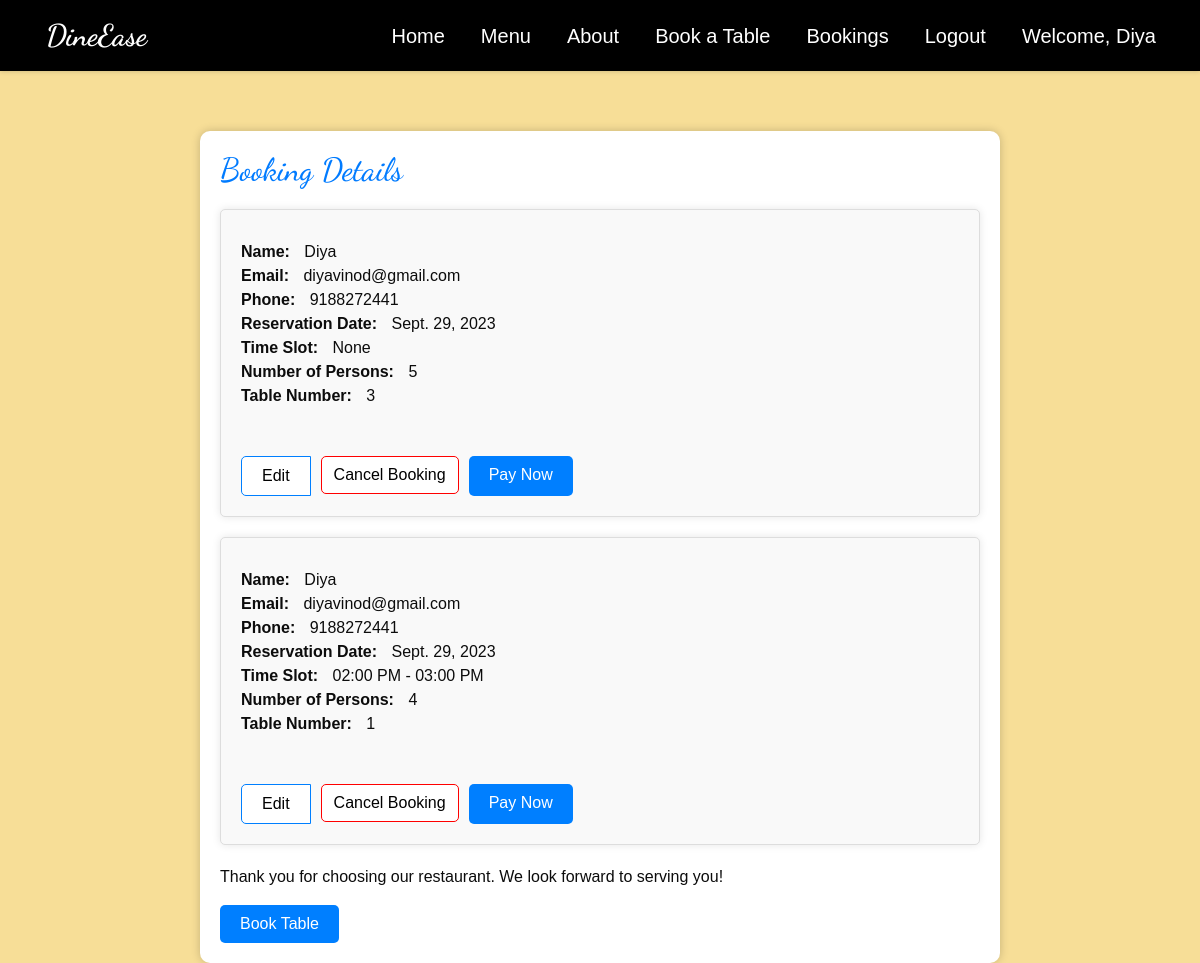
Page /booking_confirm/ (signed in) on the earlier database version.
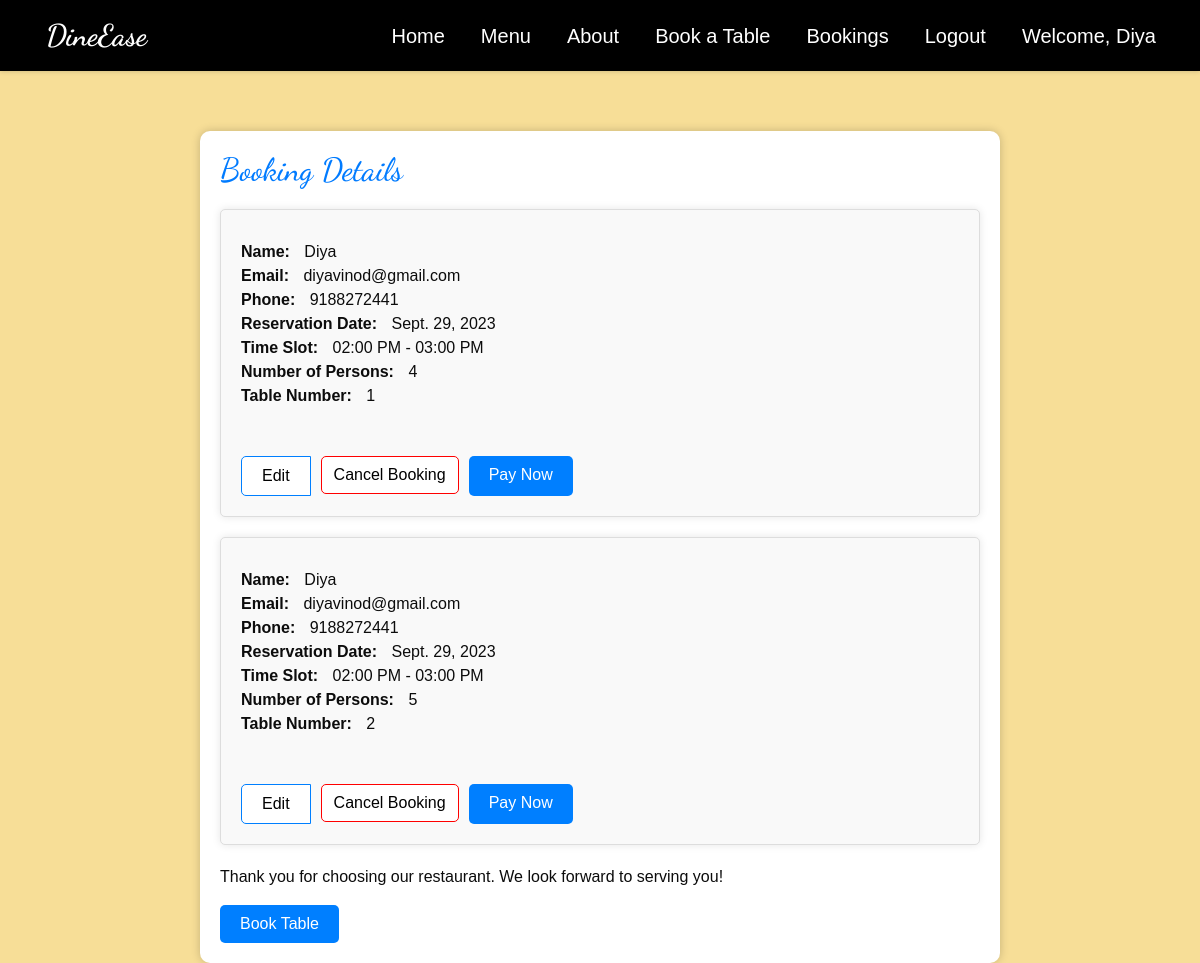
Same page on the later database version.
### home/models.py (models this page shows, shortened)
class CustomUser(AbstractUser):
    CUSTOMER = 1
    EMPLOYEE = 2
    ROLE_CHOICE = (
        (CUSTOMER, 'Customer'),
        (EMPLOYEE, 'Employee'),
    )
    username=None
    first_name = None
    last_name = None
    USERNAME_FIELD = 'email'
    name = models.CharField(max_length=50)
    email = models.EmailField(max_length=100, unique=True)
    phone = models.CharField(max_length=12, blank=True)
    password = models.CharField(max_length=128)
    role = models.PositiveSmallIntegerField(choices=ROLE_CHOICE, blank=True, null=True,default='1')
    is_admin = models.BooleanField(default=False)
    is_staff = models.BooleanField(default=False)
    is_active = models.BooleanField(default=True)
    is_superadmin = models.BooleanField(default=False)
    REQUIRED_FIELDS = ['name', 'phone']
    objects = UserManager()

class Reservation(models.Model):
    reservation_id = models.CharField(max_length=20, primary_key=True,default=None)
    name = models.CharField(max_length=100)
    phone = models.CharField(max_length=15)
    email = models.EmailField()
    num_of_persons = models.PositiveIntegerField()
    time_slot = models.CharField(max_length=20, null=True, blank=True)  # Add the time_slot field
    table_id = models.ForeignKey('home.tables', on_delete=models.CASCADE,null=True)  # Use string reference
    reservation_date = models.DateField()
    is_active = models.BooleanField(default=True)
    menu_name = models.CharField(max_length=100, null=True, blank=True)
    menu_price = models.FloatField(null=True, blank=True)

class tables(models.Model):
    tab_id = models.CharField(max_length=20, primary_key=True)
    desc = models.CharField(max_length=300)
    def __str__(self):
        return self.tab_id

### home/views.py (the view)
# urls.py: path('booking_confirm/',booking_confirm, name='booking_confirm'),
@login_required
def booking_confirm(request, menu_id=None):
    if menu_id is not None:
        menu_item = get_object_or_404(menus, id=menu_id)
        context = {'menu_item': menu_item}
    else:
        bookings = Reservation.objects.filter(email=request.user.email)
        context = {'bookings': bookings}
    return render(request, 'booking_confirm.html', context)

### templates/booking_confirm.html (shortened to what this page needs)
{% load static %}
<!DOCTYPE html>
<html lang="en">
<head>
    <link rel="stylesheet" type="text/css" href="{% static 'css/bootstrap.css' %}" />
    <link rel="stylesheet" type="text/css" href="https://cdnjs.cloudflare.com/ajax/libs/OwlCarousel2/2.3.4/assets/owl.carousel.min.css" />
    <link rel="stylesheet" href="https://cdnjs.cloudflare.com/ajax/libs/jquery-nice-select/1.1.0/css/nice-select.min.css" />
    <link href="{% static 'css/font-awesome.min.css' %}" rel="stylesheet" />
    <link href="{% static 'css/style.css' %}" rel="stylesheet" />
    <link href="{% static 'css/responsive.css' %}" rel="stylesheet" />
</head>
<body>
    <nav class="navbar navbar-expand-lg navbar-light">
          <a class="navbar-brand" href="{% url '' %}">DineEase</a>
          <div class="collapse navbar-collapse ml-auto" id="navbarNav">
            <ul class="navbar-nav">
                <li class="nav-item">
                    <a class="nav-link" href="{% url '' %}">Home</a>
                </li>
                <li class="nav-item">
                    <a class="nav-link" href="{% url 'menu' %}">Menu</a>
                </li>
                <li class="nav-item">
                    <a class="nav-link" href="{% url 'about' %}">About</a>
                </li>
                <li class="nav-item">
                    <a class="nav-link" href="{% url 'add_reservation' %}">Book a Table</a>
                </li>
                <li class="nav-item active">
                    <a class="nav-link" href="{% url 'booking_confirm' %}">Bookings</a>
                </li>
                <li class="nav-item">
                    {% if user.is_authenticated %}
                        <a class="nav-link" href="{% url 'loggout' %}">Logout</a>
                    {% else %}
                        <a class="nav-link" href="{% url 'loginn' %}">Login</a>
                    {% endif %}
                </li>
                <li class="nav-item">
                    <a class="nav-link" href="#">Welcome, {{ user.name }}</a>
                </li>
            </ul>
        </div>
  </nav>
    <div class="container">
        <h2>Booking Details</h2>
    {% if bookings %}
        {% for booking in bookings %}
        {% if booking.is_active %}
        <div class="booking-card">
            <div class="booking-details">
                <strong>Name:</strong> {{ booking.name }}<br>
                <strong>Email:</strong> {{ booking.email }}<br>
                <strong>Phone:</strong> {{ booking.phone }}<br>
                <strong>Reservation Date:</strong> {{ booking.reservation_date }}<br>
                <strong>Time Slot:</strong> {{ booking.time_slot }}<br>
                <strong>Number of Persons:</strong> {{ booking.num_of_persons }}<br>
                <strong>Table Number:</strong> {{ booking.table_id }}<br><br>
            </div><br>
            <div class="btn-group" role="group">
                <a href="{% url 'edit_reservation' booking.reservation_id %}" class="btn btn-primary">Edit</a>
                <form method="post" action="{% url 'cancel_reservation' booking.reservation_id %}">
                    <button type="button" class="btn btn-danger" onclick="confirmCancellation()">Cancel Booking</button>
                </form>
                <a href="{% url 'payment' %}" class="btn-primary2">Pay Now</a>
            </div>
        </div>
        {% endif %}
        {% endfor %}
        <p>Thank you for choosing our restaurant. We look forward to serving you!</p>
                <a href="{% url 'add_reservation' %}" class="btn-primary2">Book Table</a>
        {% else %}
        <p>No booking yet</p>
        <p>Please click the button to Book Your Table</p>
    {% endif %}
    </div>
</body>
</html>

### static/css/style.css (style rules this page uses)
body { font-family: "Open Sans", sans-serif; color: #0c0c0c; background-color: #ffffff; overflow-x: hidden; }
h1, h2 { font-family: 'Dancing Script', cursive; }
a, a:hover, a:focus { text-decoration: none; }
.btn, .btn:focus { outline: none !important; -webkit-box-shadow: none; box-shadow: none; }
.navbar-brand { font-family: 'Dancing Script', cursive; }

### static/css/responsive.css (style rules this page uses)
@media (min-width: 1200px) { .container { max-width: 1170px; } }

### templates/booking_confirm.html (style rules this page uses)
body { font-family: Arial, sans-serif; background-color: #f7de97; margin: 0; padding: 0; display: flex; flex-direction: column; align-items: center; min-height: 100vh; }
.navbar { background-color: #000; width: 100%; box-shadow: 0px 0px 5px rgba(0, 0, 0, 0.2); z-index: 100; }
.navbar-brand { font-weight: bold; margin-left:30px; font-size:30px; color: #fff !important; }
.navbar-nav { margin-left: auto; padding-right: 20px; }
.nav-item { margin-left: 20px; }
.nav-link { color: #fff !important; font-size: 20px; }
.container { background-color: #fff; max-width: 800px; width: 100%; margin-top: 60px; padding: 20px; box-shadow: 0px 0px 10px rgba(0, 0, 0, 0.2); border-radius: 10px; }
h2 { color: #007bff; margin-bottom: 20px; }
.booking-card { background-color: #f9f9f9; border: 1px solid #ddd; border-radius: 5px; padding: 20px; margin: 0 0 20px 0; box-shadow: 0px 0px 8px rgba(0, 0, 0, 0.1); }
.booking-details { margin-top: 10px; }
.booking-card strong { font-weight: bold; margin-right: 10px; }
.btn-primary { display: inline-block; padding: 7px 20px; background-color: white; color: Black; text-decoration: none; border-color: #007fff; border-radius: 5px; cursor: pointer; transition: background-color 0.3s ease; margin-right: 10px; }
.btn-primary2 { display: inline-block; padding: 7px 20px; background-color: #007fff; color: white; text-decoration: none; border-color: grey; border-radius: 5px; cursor: pointer; transition: background-color 0.3s ease; margin-right: 10px; }
.btn-danger { background-color: white; color: Black; border-color:red; border-radius: 5px; cursor: pointer; transition: background-color 0.3s ease; margin-right: 10px; }
p { margin-top: 20px; }

Differences in the rows shown:
no longer on this page (row edited): Reservation: name "Diya", email "diyavinod@gmail.com", phone "9188272441", reservation_date "Sept. 29, 2023", time_slot "None", num_of_persons "5", table_id "3"
added Reservation: name "Diya", email "diyavinod@gmail.com", phone "9188272441", reservation_date "Sept. 29, 2023", time_slot "02:00 PM - 03:00 PM", num_of_persons "5", table_id "2"
